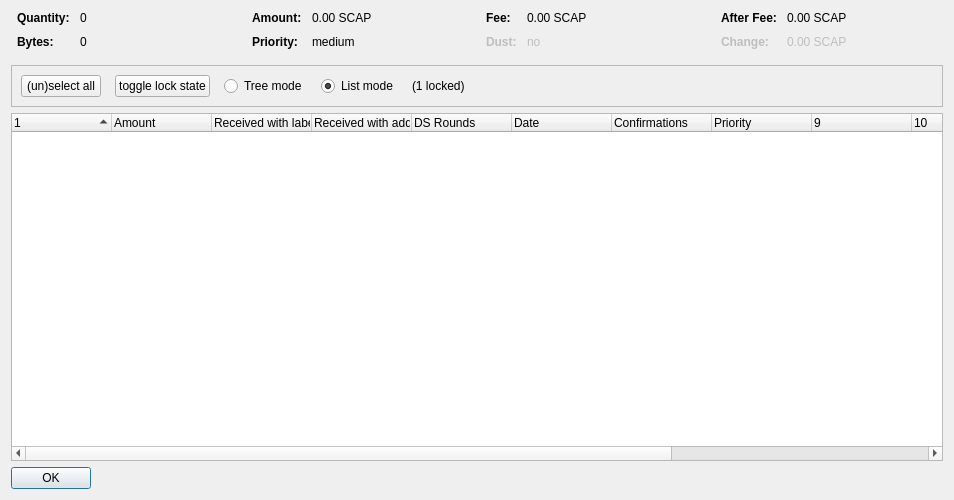
<?xml version="1.0" encoding="UTF-8"?>
<ui version="4.0">
 <class>CoinControlDialog</class>
 <widget class="QDialog" name="CoinControlDialog">
  <property name="geometry">
   <rect>
    <x>0</x>
    <y>0</y>
    <width>954</width>
    <height>500</height>
   </rect>
  </property>
  <property name="windowTitle">
   <string>Coin Selection</string>
  </property>
  <layout class="QVBoxLayout" name="verticalLayout">
   <item>
    <layout class="QHBoxLayout" name="horizontalLayoutTop" stretch="0,0,0,0">
     <property name="topMargin">
      <number>0</number>
     </property>
     <property name="bottomMargin">
      <number>10</number>
     </property>
     <item>
      <layout class="QFormLayout" name="formLayoutCoinControl1">
       <property name="horizontalSpacing">
        <number>10</number>
       </property>
       <property name="verticalSpacing">
        <number>10</number>
       </property>
       <property name="leftMargin">
        <number>6</number>
       </property>
       <property name="rightMargin">
        <number>6</number>
       </property>
       <item row="0" column="0">
        <widget class="QLabel" name="labelCoinControlQuantityText">
         <property name="font">
          <font>
           <weight>75</weight>
           <bold>true</bold>
          </font>
         </property>
         <property name="text">
          <string>Quantity:</string>
         </property>
        </widget>
       </item>
       <item row="0" column="1">
        <widget class="QLabel" name="labelCoinControlQuantity">
         <property name="cursor">
          <cursorShape>IBeamCursor</cursorShape>
         </property>
         <property name="contextMenuPolicy">
          <enum>Qt::ActionsContextMenu</enum>
         </property>
         <property name="text">
          <string notr="true">0</string>
         </property>
         <property name="textInteractionFlags">
          <set>Qt::LinksAccessibleByMouse|Qt::TextSelectableByKeyboard|Qt::TextSelectableByMouse</set>
         </property>
        </widget>
       </item>
       <item row="1" column="0">
        <widget class="QLabel" name="labelCoinControlBytesText">
         <property name="font">
          <font>
           <weight>75</weight>
           <bold>true</bold>
          </font>
         </property>
         <property name="text">
          <string>Bytes:</string>
         </property>
        </widget>
       </item>
       <item row="1" column="1">
        <widget class="QLabel" name="labelCoinControlBytes">
         <property name="cursor">
          <cursorShape>IBeamCursor</cursorShape>
         </property>
         <property name="contextMenuPolicy">
          <enum>Qt::ActionsContextMenu</enum>
         </property>
         <property name="text">
          <string notr="true">0</string>
         </property>
         <property name="textInteractionFlags">
          <set>Qt::LinksAccessibleByMouse|Qt::TextSelectableByKeyboard|Qt::TextSelectableByMouse</set>
         </property>
        </widget>
       </item>
      </layout>
     </item>
     <item>
      <layout class="QFormLayout" name="formLayoutCoinControl2">
       <property name="horizontalSpacing">
        <number>10</number>
       </property>
       <property name="verticalSpacing">
        <number>10</number>
       </property>
       <property name="leftMargin">
        <number>6</number>
       </property>
       <property name="rightMargin">
        <number>6</number>
       </property>
       <item row="0" column="0">
        <widget class="QLabel" name="labelCoinControlAmountText">
         <property name="font">
          <font>
           <weight>75</weight>
           <bold>true</bold>
          </font>
         </property>
         <property name="text">
          <string>Amount:</string>
         </property>
        </widget>
       </item>
       <item row="0" column="1">
        <widget class="QLabel" name="labelCoinControlAmount">
         <property name="cursor">
          <cursorShape>IBeamCursor</cursorShape>
         </property>
         <property name="contextMenuPolicy">
          <enum>Qt::ActionsContextMenu</enum>
         </property>
         <property name="text">
          <string notr="true">0.00 SCAP</string>
         </property>
         <property name="textInteractionFlags">
          <set>Qt::LinksAccessibleByMouse|Qt::TextSelectableByKeyboard|Qt::TextSelectableByMouse</set>
         </property>
        </widget>
       </item>
       <item row="1" column="0">
        <widget class="QLabel" name="labelCoinControlPriorityText">
         <property name="font">
          <font>
           <weight>75</weight>
           <bold>true</bold>
          </font>
         </property>
         <property name="text">
          <string>Priority:</string>
         </property>
        </widget>
       </item>
       <item row="1" column="1">
        <widget class="QLabel" name="labelCoinControlPriority">
         <property name="cursor">
          <cursorShape>IBeamCursor</cursorShape>
         </property>
         <property name="contextMenuPolicy">
          <enum>Qt::ActionsContextMenu</enum>
         </property>
         <property name="text">
          <string>medium</string>
         </property>
         <property name="textInteractionFlags">
          <set>Qt::LinksAccessibleByMouse|Qt::TextSelectableByKeyboard|Qt::TextSelectableByMouse</set>
         </property>
        </widget>
       </item>
      </layout>
     </item>
     <item>
      <layout class="QFormLayout" name="formLayoutCoinControl3">
       <property name="horizontalSpacing">
        <number>10</number>
       </property>
       <property name="verticalSpacing">
        <number>10</number>
       </property>
       <property name="leftMargin">
        <number>6</number>
       </property>
       <property name="rightMargin">
        <number>6</number>
       </property>
       <item row="0" column="0">
        <widget class="QLabel" name="labelCoinControlFeeText">
         <property name="font">
          <font>
           <weight>75</weight>
           <bold>true</bold>
          </font>
         </property>
         <property name="text">
          <string>Fee:</string>
         </property>
        </widget>
       </item>
       <item row="0" column="1">
        <widget class="QLabel" name="labelCoinControlFee">
         <property name="cursor">
          <cursorShape>IBeamCursor</cursorShape>
         </property>
         <property name="contextMenuPolicy">
          <enum>Qt::ActionsContextMenu</enum>
         </property>
         <property name="text">
          <string notr="true">0.00 SCAP</string>
         </property>
         <property name="textInteractionFlags">
          <set>Qt::LinksAccessibleByMouse|Qt::TextSelectableByKeyboard|Qt::TextSelectableByMouse</set>
         </property>
        </widget>
       </item>
       <item row="1" column="0">
        <widget class="QLabel" name="labelCoinControlLowOutputText">
         <property name="enabled">
          <bool>false</bool>
         </property>
         <property name="font">
          <font>
           <weight>75</weight>
           <bold>true</bold>
          </font>
         </property>
         <property name="text">
          <string>Dust:</string>
         </property>
        </widget>
       </item>
       <item row="1" column="1">
        <widget class="QLabel" name="labelCoinControlLowOutput">
         <property name="enabled">
          <bool>false</bool>
         </property>
         <property name="cursor">
          <cursorShape>IBeamCursor</cursorShape>
         </property>
         <property name="contextMenuPolicy">
          <enum>Qt::ActionsContextMenu</enum>
         </property>
         <property name="text">
          <string>no</string>
         </property>
         <property name="textInteractionFlags">
          <set>Qt::LinksAccessibleByMouse|Qt::TextSelectableByKeyboard|Qt::TextSelectableByMouse</set>
         </property>
        </widget>
       </item>
      </layout>
     </item>
     <item>
      <layout class="QFormLayout" name="formLayoutCoinControl4">
       <property name="horizontalSpacing">
        <number>10</number>
       </property>
       <property name="verticalSpacing">
        <number>10</number>
       </property>
       <property name="leftMargin">
        <number>6</number>
       </property>
       <property name="rightMargin">
        <number>6</number>
       </property>
       <item row="0" column="0">
        <widget class="QLabel" name="labelCoinControlAfterFeeText">
         <property name="font">
          <font>
           <weight>75</weight>
           <bold>true</bold>
          </font>
         </property>
         <property name="text">
          <string>After Fee:</string>
         </property>
        </widget>
       </item>
       <item row="0" column="1">
        <widget class="QLabel" name="labelCoinControlAfterFee">
         <property name="cursor">
          <cursorShape>IBeamCursor</cursorShape>
         </property>
         <property name="contextMenuPolicy">
          <enum>Qt::ActionsContextMenu</enum>
         </property>
         <property name="text">
          <string notr="true">0.00 SCAP</string>
         </property>
         <property name="textInteractionFlags">
          <set>Qt::LinksAccessibleByMouse|Qt::TextSelectableByKeyboard|Qt::TextSelectableByMouse</set>
         </property>
        </widget>
       </item>
       <item row="1" column="0">
        <widget class="QLabel" name="labelCoinControlChangeText">
         <property name="enabled">
          <bool>false</bool>
         </property>
         <property name="font">
          <font>
           <weight>75</weight>
           <bold>true</bold>
          </font>
         </property>
         <property name="text">
          <string>Change:</string>
         </property>
        </widget>
       </item>
       <item row="1" column="1">
        <widget class="QLabel" name="labelCoinControlChange">
         <property name="enabled">
          <bool>false</bool>
         </property>
         <property name="cursor">
          <cursorShape>IBeamCursor</cursorShape>
         </property>
         <property name="contextMenuPolicy">
          <enum>Qt::ActionsContextMenu</enum>
         </property>
         <property name="text">
          <string notr="true">0.00 SCAP</string>
         </property>
         <property name="textInteractionFlags">
          <set>Qt::LinksAccessibleByMouse|Qt::TextSelectableByKeyboard|Qt::TextSelectableByMouse</set>
         </property>
        </widget>
       </item>
      </layout>
     </item>
    </layout>
   </item>
   <item>
    <widget class="QFrame" name="frame">
     <property name="minimumSize">
      <size>
       <width>0</width>
       <height>40</height>
      </size>
     </property>
     <property name="frameShape">
      <enum>QFrame::StyledPanel</enum>
     </property>
     <property name="frameShadow">
      <enum>QFrame::Sunken</enum>
     </property>
     <layout class="QHBoxLayout" name="horizontalLayout">
      <item>
       <layout class="QHBoxLayout" name="horizontalLayoutPanel" stretch="0,0,0,0,0,0">
        <property name="spacing">
         <number>14</number>
        </property>
        <item>
         <widget class="QPushButton" name="pushButtonSelectAll">
          <property name="sizePolicy">
           <sizepolicy hsizetype="Maximum" vsizetype="Fixed">
            <horstretch>0</horstretch>
            <verstretch>0</verstretch>
           </sizepolicy>
          </property>
          <property name="text">
           <string>(un)select all</string>
          </property>
          <property name="autoDefault">
           <bool>false</bool>
          </property>
         </widget>
        </item>
        <item>
         <widget class="QPushButton" name="pushButtonToggleLock">
          <property name="sizePolicy">
           <sizepolicy hsizetype="Maximum" vsizetype="Fixed">
            <horstretch>0</horstretch>
            <verstretch>0</verstretch>
           </sizepolicy>
          </property>
          <property name="text">
           <string>toggle lock state</string>
          </property>
          <property name="autoDefault">
           <bool>false</bool>
          </property>
         </widget>
        </item>
        <item>
         <widget class="QRadioButton" name="radioTreeMode">
          <property name="sizePolicy">
           <sizepolicy hsizetype="Maximum" vsizetype="Fixed">
            <horstretch>0</horstretch>
            <verstretch>0</verstretch>
           </sizepolicy>
          </property>
          <property name="text">
           <string>Tree mode</string>
          </property>
         </widget>
        </item>
        <item>
         <widget class="QRadioButton" name="radioListMode">
          <property name="sizePolicy">
           <sizepolicy hsizetype="Maximum" vsizetype="Fixed">
            <horstretch>0</horstretch>
            <verstretch>0</verstretch>
           </sizepolicy>
          </property>
          <property name="text">
           <string>List mode</string>
          </property>
          <property name="checked">
           <bool>true</bool>
          </property>
         </widget>
        </item>
        <item>
         <widget class="QLabel" name="labelLocked">
          <property name="text">
           <string>(1 locked)</string>
          </property>
         </widget>
        </item>
        <item>
         <spacer name="horizontalSpacer">
          <property name="orientation">
           <enum>Qt::Horizontal</enum>
          </property>
          <property name="sizeHint" stdset="0">
           <size>
            <width>40</width>
            <height>20</height>
           </size>
          </property>
         </spacer>
        </item>
       </layout>
      </item>
     </layout>
    </widget>
   </item>
   <item>
    <widget class="CoinControlTreeWidget" name="treeWidget">
     <property name="contextMenuPolicy">
      <enum>Qt::CustomContextMenu</enum>
     </property>
     <property name="sortingEnabled">
      <bool>false</bool>
     </property>
     <property name="columnCount">
      <number>13</number>
     </property>
     <attribute name="headerShowSortIndicator" stdset="0">
      <bool>true</bool>
     </attribute>
     <attribute name="headerStretchLastSection">
      <bool>false</bool>
     </attribute>
     <column>
      <property name="text">
       <string/>
      </property>
     </column>
     <column>
      <property name="text">
       <string>Amount</string>
      </property>
     </column>
     <column>
      <property name="text">
       <string>Received with label</string>
      </property>
     </column>
     <column>
      <property name="text">
       <string>Received with address</string>
      </property>
     </column>
     <column>
      <property name="text">
       <string>DS Rounds</string>
      </property>
     </column>
     <column>
      <property name="text">
       <string>Date</string>
      </property>
     </column>
     <column>
      <property name="text">
       <string>Confirmations</string>
      </property>
      <property name="toolTip">
       <string>Confirmed</string>
      </property>
     </column>
     <column>
      <property name="text">
       <string>Priority</string>
      </property>
     </column>
     <column>
      <property name="text">
       <string/>
      </property>
     </column>
     <column>
      <property name="text">
       <string/>
      </property>
     </column>
     <column>
      <property name="text">
       <string/>
      </property>
     </column>
     <column>
      <property name="text">
       <string/>
      </property>
     </column>
     <column>
      <property name="text">
       <string/>
      </property>
     </column>
    </widget>
   </item>
   <item>
    <widget class="QDialogButtonBox" name="buttonBox">
     <property name="sizePolicy">
      <sizepolicy hsizetype="Maximum" vsizetype="Fixed">
       <horstretch>0</horstretch>
       <verstretch>0</verstretch>
      </sizepolicy>
     </property>
     <property name="orientation">
      <enum>Qt::Horizontal</enum>
     </property>
     <property name="standardButtons">
      <set>QDialogButtonBox::Ok</set>
     </property>
    </widget>
   </item>
  </layout>
 </widget>
 <customwidgets>
  <customwidget>
   <class>CoinControlTreeWidget</class>
   <extends>QTreeWidget</extends>
   <header>coincontroltreewidget.h</header>
  </customwidget>
 </customwidgets>
 <resources/>
 <connections/>
</ui>
